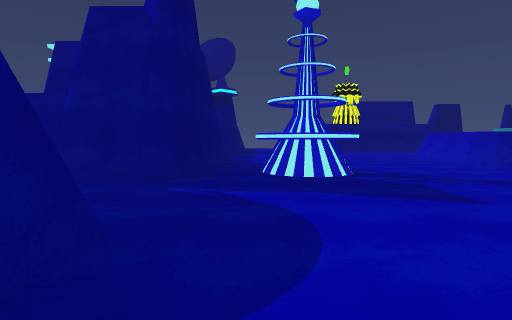
view 1 (above)

24 first-person views from a walk through a scene from a Unity 3-D project. The camera is 1.2 m above the floor, tilts 4° down and sees 80° across. The floor is counted in squares, 2 m on a side. Each view is taken from the middle of a square. On the plan, view 1 faces up. The plan holds only what a view shows up to about 9 squares ahead; the rest is blank. The place goes on beyond the plan. The player character is not drawn. Surface patterns are stand-ins for the level's own textures.

view 2
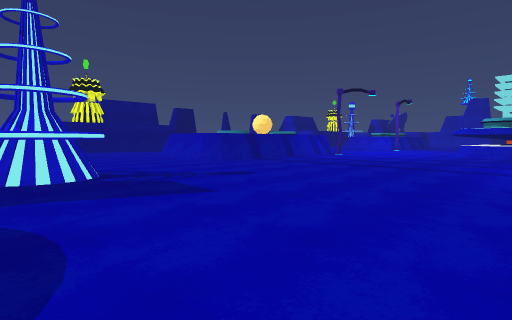

view 3
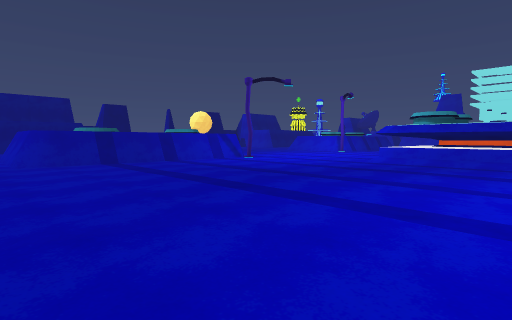

view 4
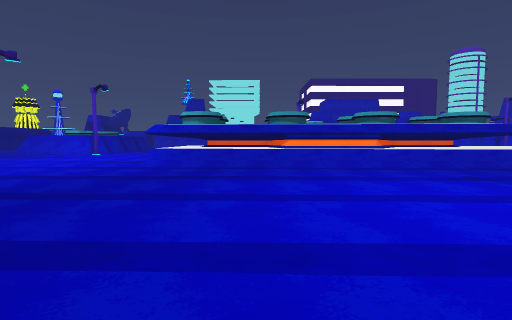

view 5
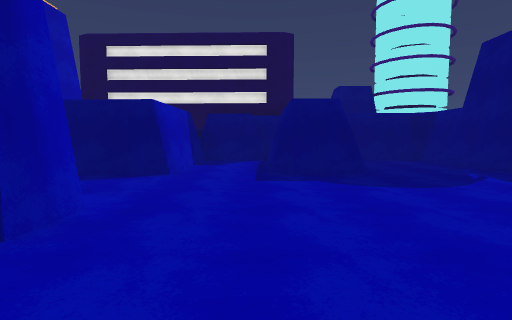

view 6
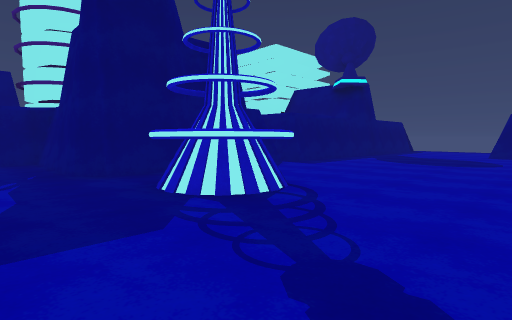

view 7
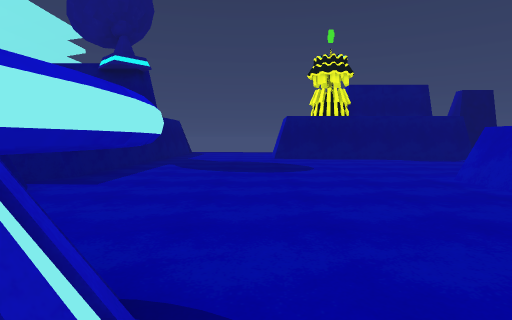

view 8
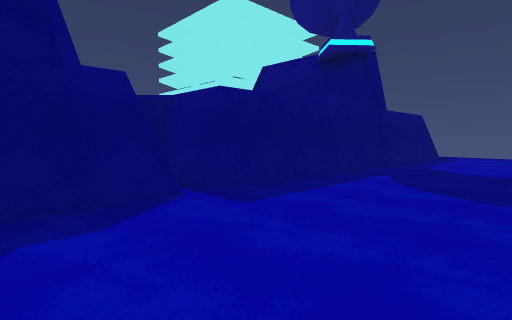

view 9
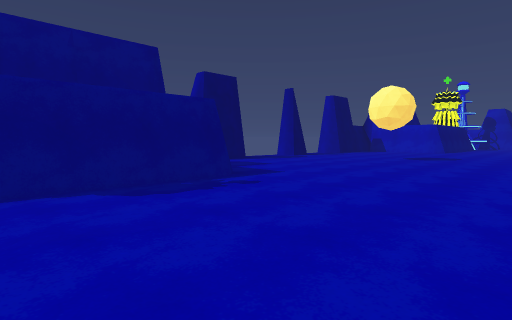

view 10
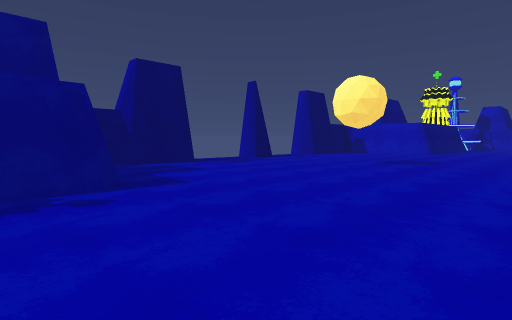

view 11
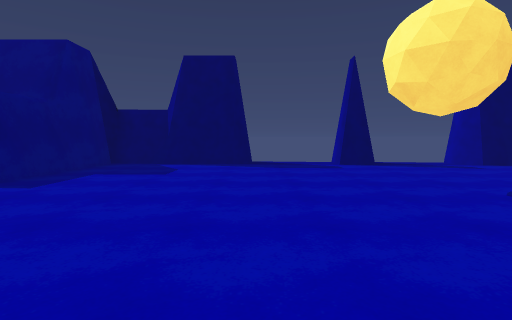

view 12
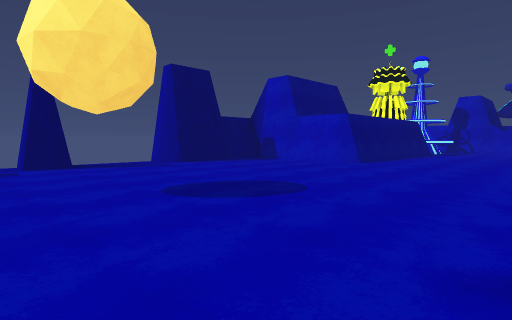

view 13
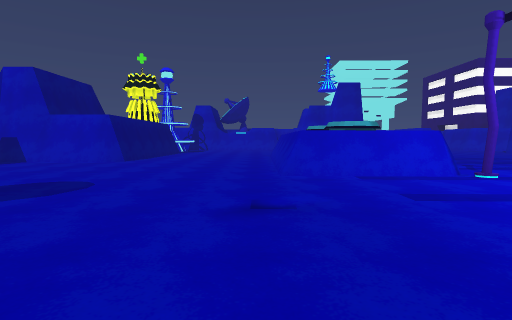

view 14
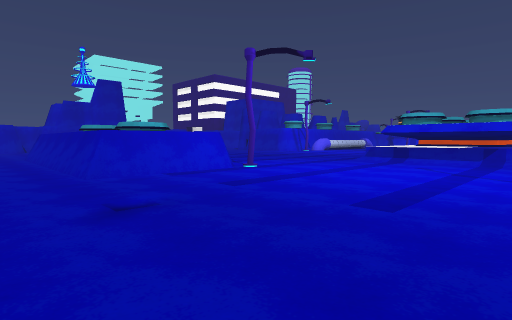

view 15
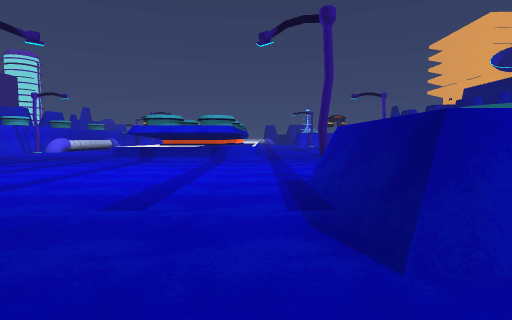

view 16
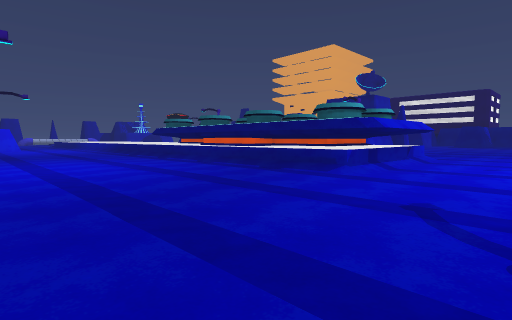

view 17
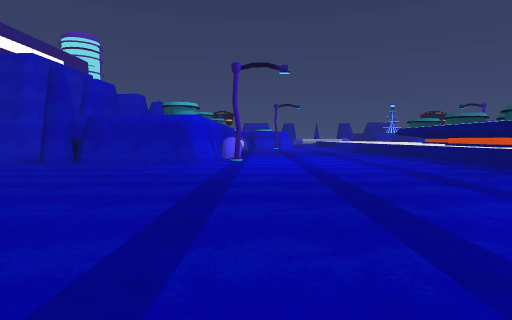

view 18
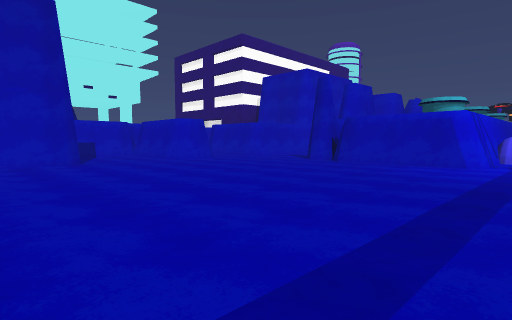

view 19
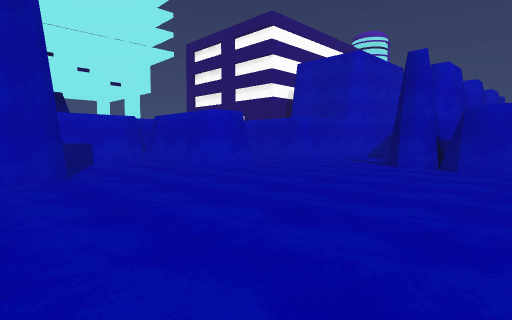

view 20
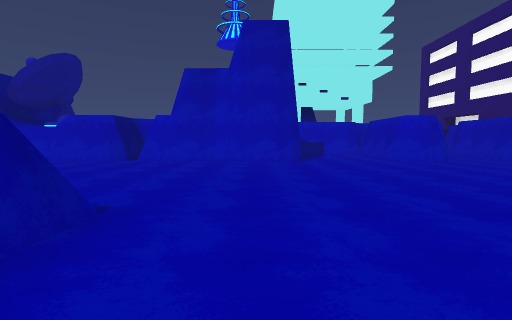

view 21
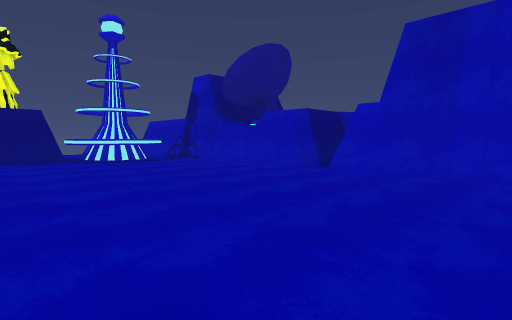

view 22
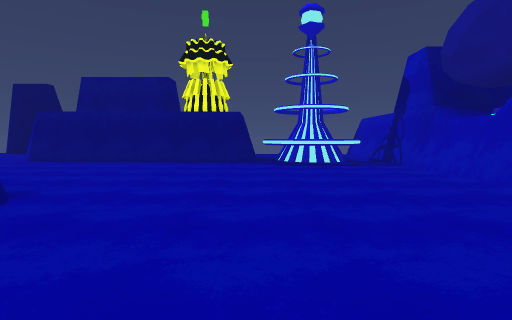

view 23
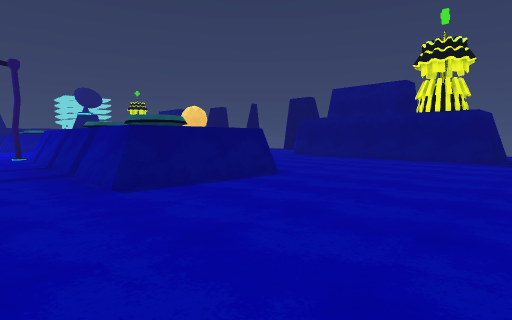

view 24
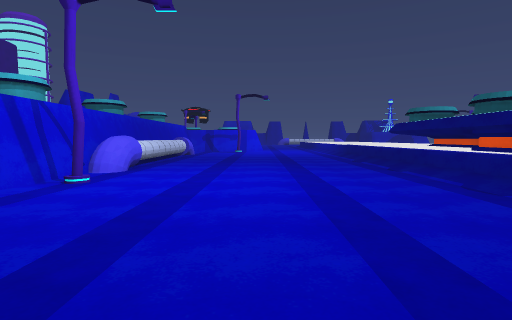

### Floor plan
Key: @ floor where view 1 was taken; # wall or solid block; x gap in a wall; . main floor; : floor 0.25 m higher than the main floor; - floor 0.25 m lower than the main floor; / step, stairs or slope; = window, fence, low wall or low ledge; v drop or lower ground.
Columns run from 5 left of view 1 to 33 right of it. Each row starts with its distance up from view 1.
 18      vv          xv#vv#
 17     #..      ####..#..####
 16     #..      #...........#
 15     #..      #...........#     ## -#
 14     #...######...........#########-#
 13     #............................--#
 12     #...........................---#
 11     #...........................---#
 10    ##..........................----#
  9     ......#     #.....#######.-----#
  8     #.....###   #.....#######.-----#
  7     #.....#######.....#######------#
  6     ###......................-----##
  5 #######.....................------##
  4 #..........................--------#
  3  ............................---------#
  2    ............../###/......----------#
  1  ####............/###/......------#####
  0  ....@...........=###=......------#
 -1 #................/###/..-..---------
 -2 #####.##     ..../###/..---#####--##
 -3     #        ..../###/.----#   #--#
 -4               .../###=.----#   #
 -5                 ./###/-----#
 -6                  /###=-----#
 -7                  /:  /-----#

Positions as (right, up) in squares from view 1, and headings:
1: (0, 0), facing up
2: (0, 0), facing up-right
3: (4, -1), facing up-right
4: (5, 0), facing right
5: (4, 0), facing left
6: (4, 3), facing up-left
7: (2, 5), facing up
8: (2, 7), facing up-left
9: (5, 10), facing up-right
10: (7, 10), facing up-right
11: (12, 10), facing up
12: (13, 10), facing up-right
13: (12, 10), facing right
14: (12, 11), facing down-right
15: (12, 11), facing down
16: (21, 5), facing down-left
17: (21, 6), facing down
18: (21, 6), facing down-right
19: (24, 5), facing down-right
20: (21, 5), facing right
21: (24, 5), facing up-right
22: (26, 6), facing up
23: (27, 5), facing up-left
24: (19, 2), facing down
